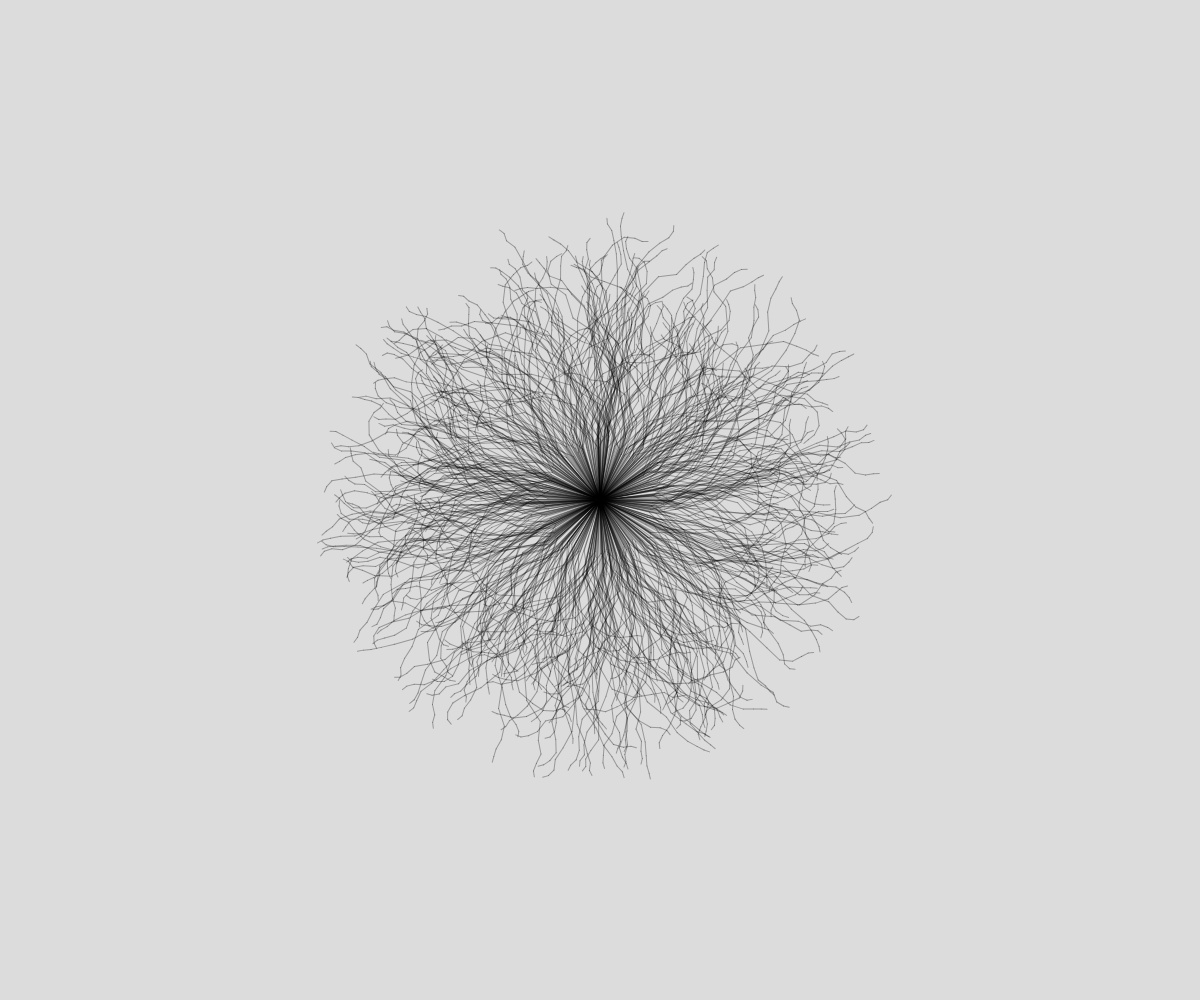
Frame 1 (no input)
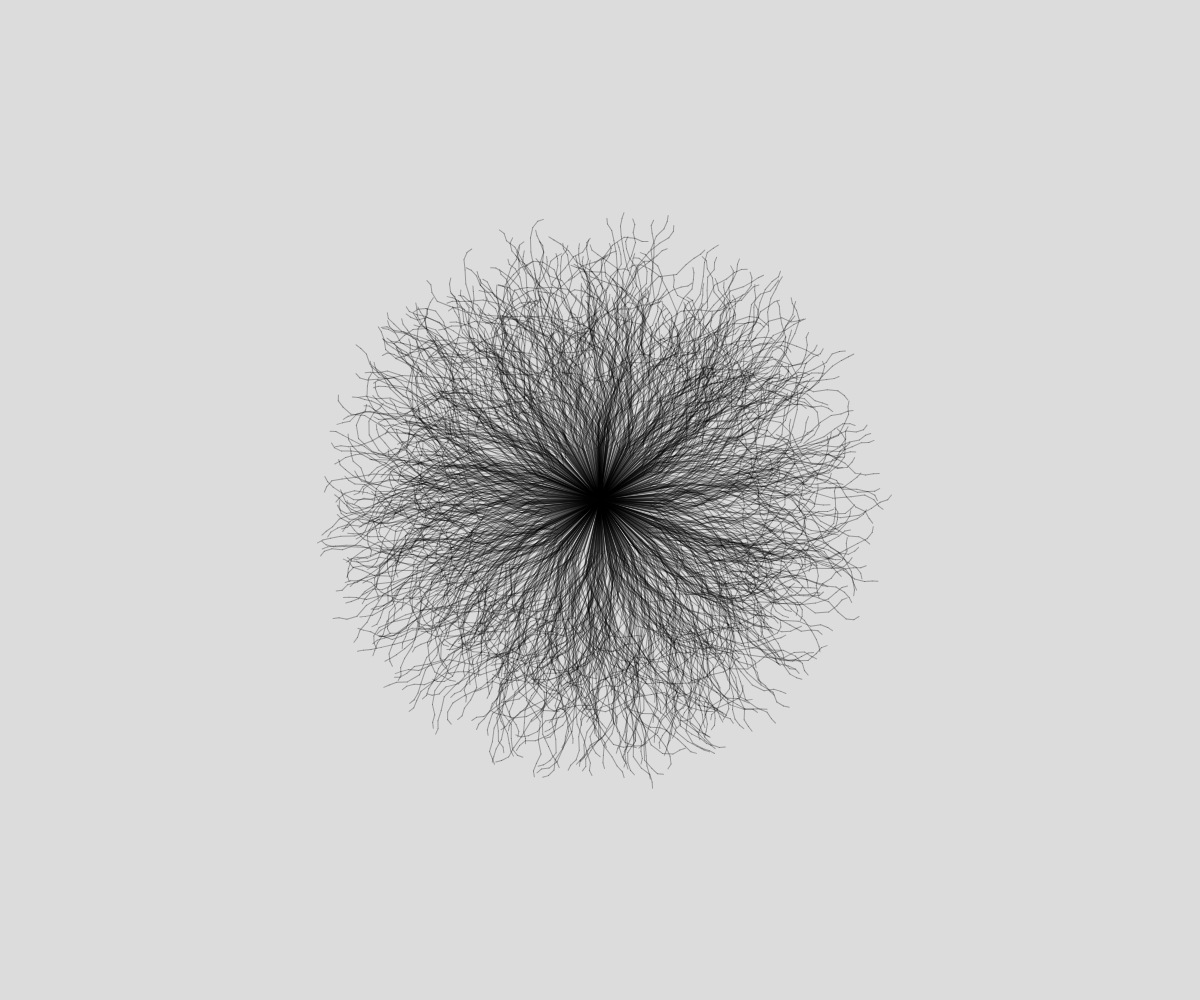
Frame 2 (the mouse pressed at the canvas centre, redrawn once)

The p5.js sketch that drew these frames (run headless with seeded random() and noise() and a simulated clock; the mouse was pressed at the canvas centre and the sketch redrawn once):

// p5.js sketch
// ── sketch.js
// generative art 
// Kaveen
// march 25 2024
//
// Extra for Experts:
// - describe what you did to take this project "above and beyond"


function setup() {
  createCanvas(windowWidth, windowHeight);
  noLoop();
  background(220);
  angleMode(DEGREES);
  stroke(0,80)
}

function randonElement(currentLen){
  //create one ragular line
  // rotate transformation
  push();
  rotate(random(360));
  while(currentLen> 5 ){
    rotate(random(-40,40));
    line(0,0,0,currentLen);
    translate(0,currentLen);
    currentLen *= 0.75;
  }
 pop();
  
}



function draw() {
  translate(width/2,height/2);
  for(let i = 0; i< 600; i++){
    randonElement(random(50,80));
  }
  
  
}
